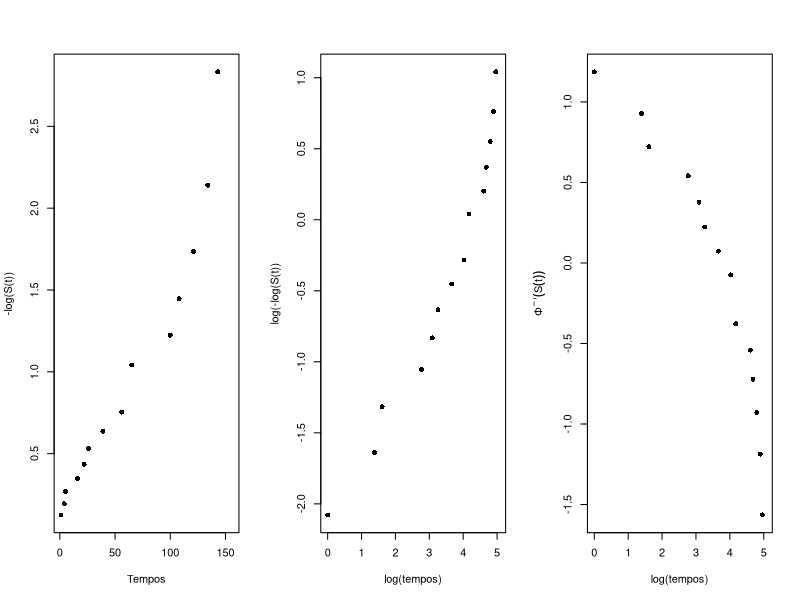
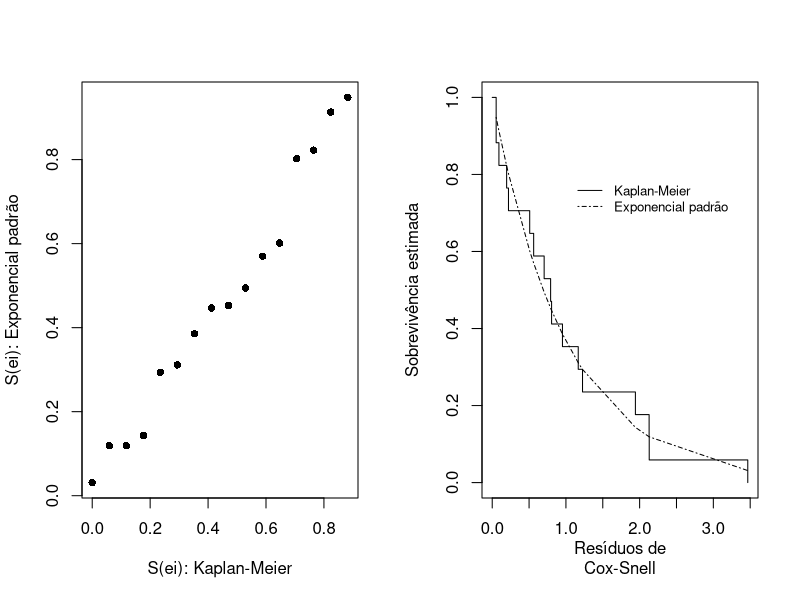
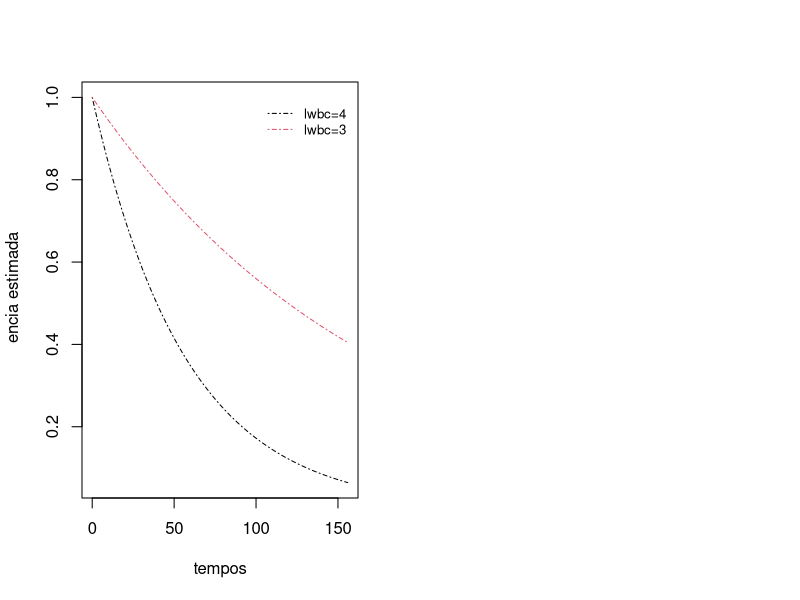

The R script that drew these images, in order:
# Carregando Pacotes -----------------------------------------------------------

library(survival)

# Importando dados -------------------------------------------------------------
temp <- c(65, 156, 100, 134, 16, 108, 121, 4, 39, 143, 56, 26, 22, 1, 1, 5, 65)
cens <- rep(1, 17)
lwbc <- c(
  3.36, 2.88, 3.63, 3.41, 3.78, 4.02, 4.00, 4.23, 3.73, 3.85, 3.97, 4.51, 4.54,
  5.00, 5.00, 4.72, 5.00
)
dados <- cbind(temp, cens, lwbc)
dados <- as.data.frame(dados)
i <- order(dados$temp)
dados <- dados[i, ]
attach(dados)

# Estimando o Kaplan Meyer
ekm <- survfit(Surv(temp, cens) ~ 1)
summary(ekm)
st <- ekm$surv
time <- ekm$time

# Aplicando a linearização para testar os modelos paramétricos
par(mfrow = c(1, 3))

invst <- qnorm(st)
plot(time, -log(st),
  pch = 16, xlab = "Tempos",
  ylab = "-log(S(t))"
)
plot(log(time), log(-log(st)),
  pch = 16, xlab = "log(tempos)",
  ylab = "log(-log(S(t))"
)
plot(log(time), invst,
  pch = 16, xlab = "log(tempos)",
  ylab = expression(Phi^-1 * (S(t)))
)

# Ajustando a regressão para o modelo exponencial
(fite <- survreg(Surv(temp, cens) ~ lwbc, dist = "exponential"))

# Ajustando a regressão para o modelo weibull
(fitw <- survreg(Surv(temp, cens) ~ lwbc, dist = "weibull"))

# Testando se o modelo exponencial é preferível ao modelo weibull
gama <- 1 / fitw$scale
trv <- 2 * (fitw$loglik[2] - fite$loglik[2])
(pvalor <- 1 - pchisq(trv, 1))

# Análise de Resíduos

# Vetor de estimativas

Xbeta <- fite$coefficients[1] + fite$coefficients[2] * lwbc

# Resı́duos de Cox-Snell
ei <- temp * exp(-Xbeta)
ekm1 <- survfit(Surv(ei, cens) ~ 1)
t <- ekm1$time
st <- ekm1$surv
sexp <- exp(-t)
par(mfrow = c(1, 2))

plot(st, sexp,
  xlab = "S(ei): Kaplan-Meier",
  ylab = "S(ei): Exponencial padrão",
  pch = 16
)
plot(ekm1, conf.int = F, mark.time = F, xlab = "Resı́duos de
Cox-Snell", ylab = "Sobrevivência estimada")
lines(t, sexp, lty = 4)
legend(1.0, 0.8, lty = c(1, 4), c(
  "Kaplan-Meier",
  "Exponencial padrão"
), cex = 0.8, bty = "n")

# Teste de Significância de Beta_1

trvbeta1 <- 2 * (fite$loglik[2] - fite$loglik[1])
(pvalorbeta1 <- 1 - pchisq(trvbeta1, 1))

# Interpretações do modelo
t <- seq(0, 156, 0.01)
sexp4 <- exp(-t / exp(fite$coefficients[1] + fite$coefficients[2] * 4))
sexp3 <- exp(-t / exp(fite$coefficients[1] + fite$coefficients[2] * 3))
plot(t, sexp4,
  lty = 4, col = 1, lwd = 1, xlab = "tempos",
  ylab = "Sobreviv^
 encia estimada", type = "l"
)
lines(t, sexp3, lty = 4, col = 2)
legend(100, 1.0,
  lty = c(4, 4), col = c(1, 2), c("lwbc=4", "lwbc=3"),
  cex = 0.8, bty = "n"
)

